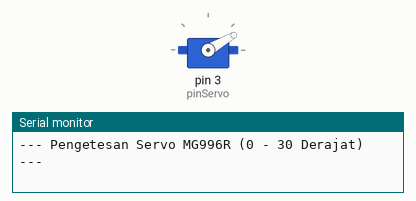
Recording of a sketch running on a simulated Arduino Uno, built with avr-gcc and run on an emulated ATmega328P. On the bench: servo, the last lines printed to the serial monitor.

Above: at 0.05 s.
At 4.0 s:
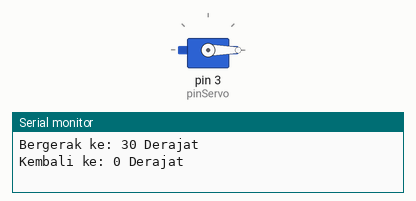
Timing chart, 0 to 5.2 s (numbered marks = the images above):
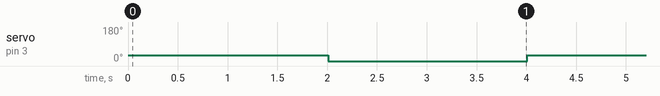

Measured:
- by itself, servo on pin 3 (pinServo): alternates 30° for 2.0 s and 0° for 2.0 s

The sketch:

pengujian--seervo.ino
```cpp
#include <Servo.h>

// Membuat objek servo
Servo pintuServo;

// Pin Sinyal (Kabel Oranye) tetap di Pin 3
const int pinServo = 3;

void setup() {
  Serial.begin(9600);

  // Menghubungkan objek servo ke pin digital 3
  pintuServo.attach(pinServo);

  // Memastikan posisi awal di 0 derajat
  pintuServo.write(0);

  Serial.println("--- Pengetesan Servo MG996R (0 - 30 Derajat) ---");
}

void loop() {
  // 1. Gerakkan ke posisi 30 derajat
  Serial.println("Bergerak ke: 30 Derajat");
  pintuServo.write(30);
  delay(2000); // Tunggu 2 detik agar servo selesai bergerak

  // 2. Kembali ke posisi 0 derajat
  Serial.println("Kembali ke: 0 Derajat");
  pintuServo.write(0);
  delay(2000); // Tunggu 2 detik sebelum mengulang
}
```
